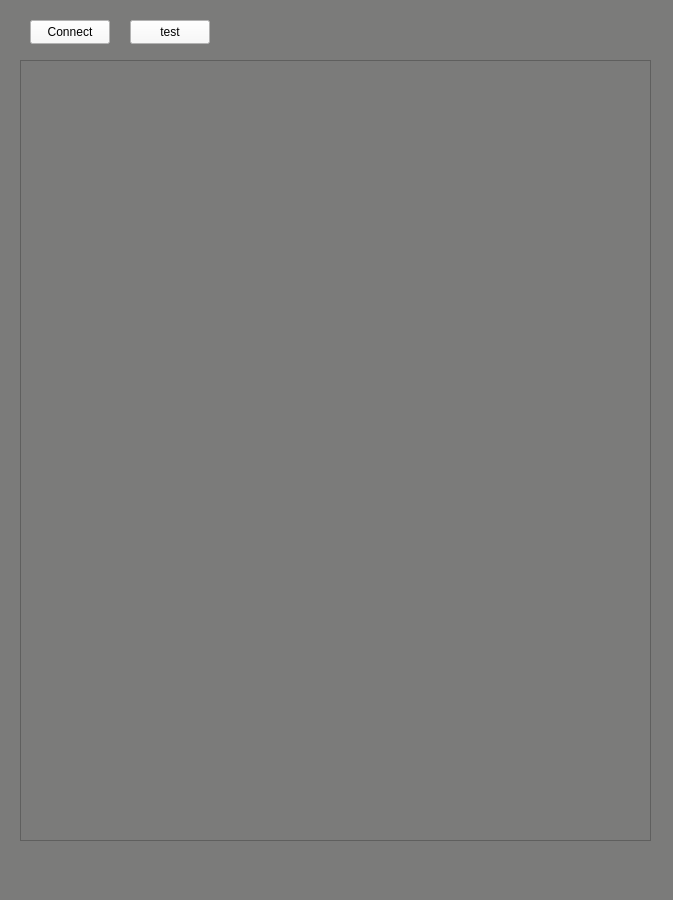
<?xml version="1.0" encoding="UTF-8"?>
<ui version="4.0">
 <class>MainWindow</class>
 <widget class="QMainWindow" name="MainWindow">
  <property name="geometry">
   <rect>
    <x>0</x>
    <y>0</y>
    <width>673</width>
    <height>900</height>
   </rect>
  </property>
  <property name="windowTitle">
   <string>MainWindow</string>
  </property>
  <property name="styleSheet">
   <string notr="true">background-color: #7B7B7A;</string>
  </property>
  <widget class="QWidget" name="centralwidget">
   <widget class="QPushButton" name="pushButton">
    <property name="geometry">
     <rect>
      <x>30</x>
      <y>20</y>
      <width>80</width>
      <height>24</height>
     </rect>
    </property>
    <property name="styleSheet">
     <string notr="true">background-color: #F9F9F9;</string>
    </property>
    <property name="text">
     <string>Connect</string>
    </property>
   </widget>
   <widget class="QPushButton" name="test_button">
    <property name="geometry">
     <rect>
      <x>130</x>
      <y>20</y>
      <width>80</width>
      <height>24</height>
     </rect>
    </property>
    <property name="styleSheet">
     <string notr="true">background-color: #F9F9F9;</string>
    </property>
    <property name="text">
     <string>test</string>
    </property>
   </widget>
   <widget class="QWidget" name="horizontalLayoutWidget">
    <property name="geometry">
     <rect>
      <x>20</x>
      <y>60</y>
      <width>631</width>
      <height>781</height>
     </rect>
    </property>
    <layout class="QHBoxLayout" name="mainLayout">
     <item>
      <widget class="QScrollArea" name="scrollArea">
       <property name="widgetResizable">
        <bool>true</bool>
       </property>
       <widget class="QWidget" name="scrollAreaWidgetContents">
        <property name="geometry">
         <rect>
          <x>0</x>
          <y>0</y>
          <width>627</width>
          <height>777</height>
         </rect>
        </property>
        <widget class="QWidget" name="widget" native="true">
         <property name="geometry">
          <rect>
           <x>0</x>
           <y>0</y>
           <width>651</width>
           <height>781</height>
          </rect>
         </property>
         <widget class="QWidget" name="verticalLayoutWidget">
          <property name="geometry">
           <rect>
            <x>0</x>
            <y>0</y>
            <width>631</width>
            <height>781</height>
           </rect>
          </property>
          <layout class="QVBoxLayout" name="servers_layout"/>
         </widget>
        </widget>
       </widget>
      </widget>
     </item>
    </layout>
   </widget>
  </widget>
  <widget class="QStatusBar" name="statusbar"/>
 </widget>
 <resources/>
 <connections/>
</ui>
